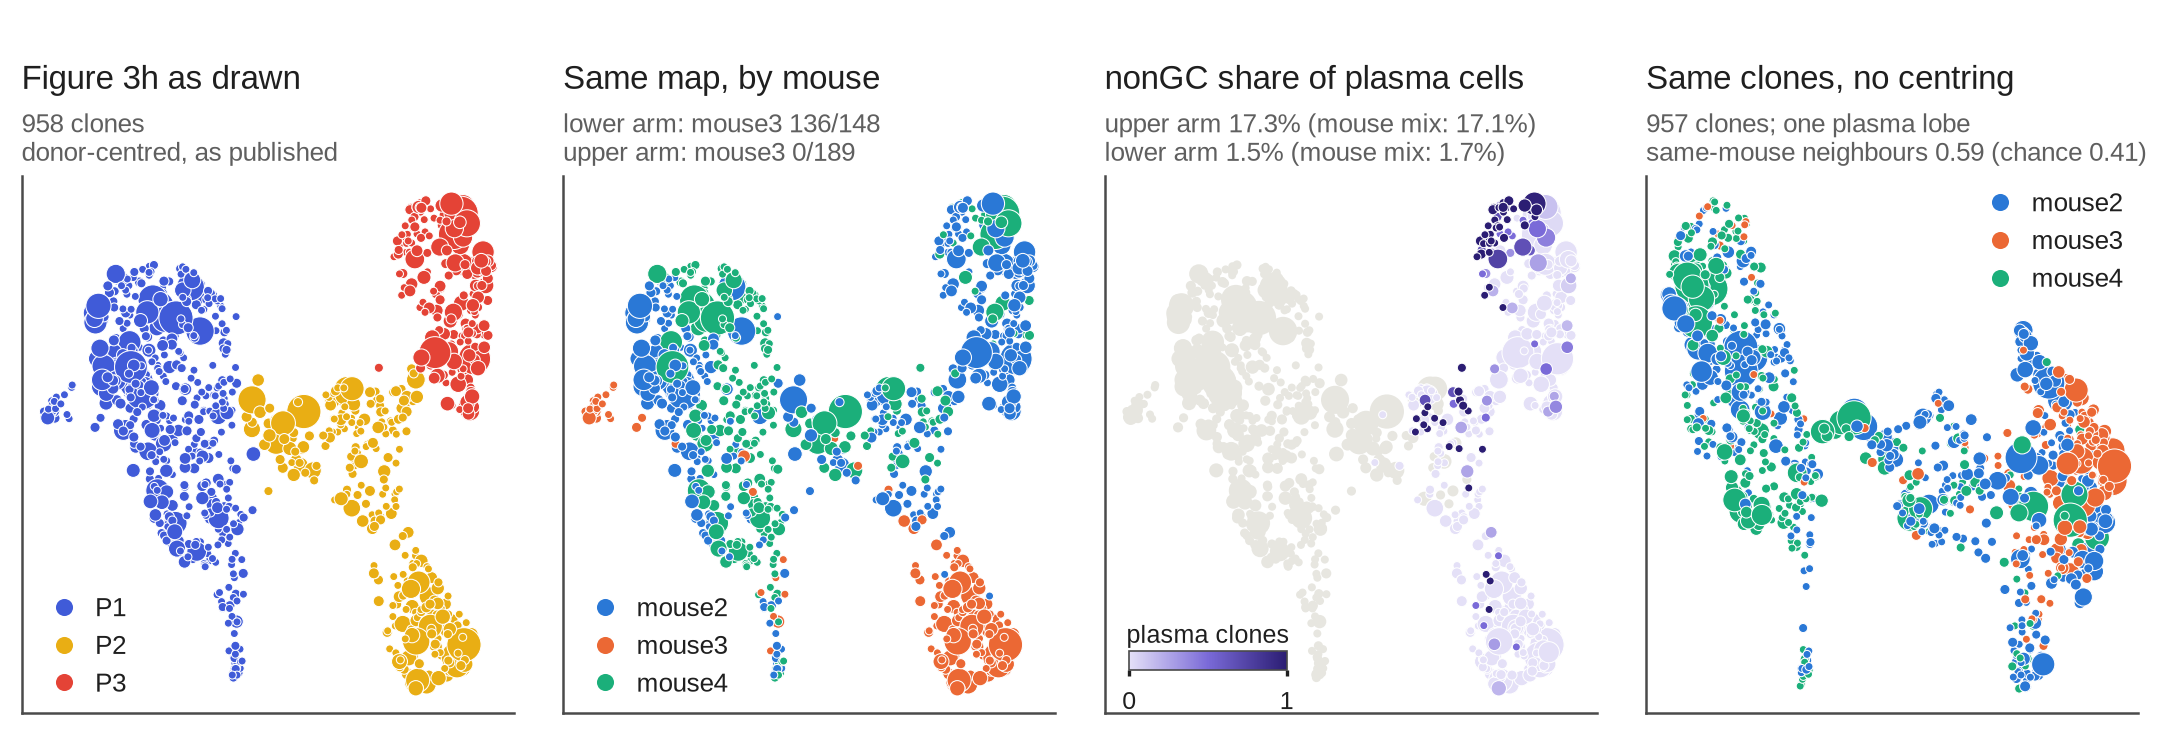

This chart was generated by the following Python code:
#!/usr/bin/env python
"""Figure 3h re-coloured: programme, mouse, nonGC share among plasma cells; plus the same clones uncentred.

Run check_plasma_arms.py first (numbers in allB_threadfin/story/plasma_arms_check.json).
Output: plasma_arms_by_mouse.{png,pdf}
"""
from __future__ import annotations

import json
from pathlib import Path

import matplotlib
matplotlib.use("Agg")
import matplotlib.pyplot as plt
import numpy as np
import pandas as pd
from matplotlib.colors import LinearSegmentedColormap
from matplotlib.lines import Line2D

HERE = Path(__file__).resolve().parent
ROOT = HERE.parents[3]
ORIG = ROOT / "case_studies" / "results" / "gut_gc_reporter"
ALLB = HERE / "allB_threadfin"

PROG = {"P1": "#405BD8", "P2": "#E9AE14", "P3": "#E44336"}          # Figure 3 g-h colours
MOUSE = {"mouse2": "#2a78d6", "mouse3": "#eb6834", "mouse4": "#1baf7a"}  # as in allB_centring_check
GREY, INK, MUTED = "#e7e6e0", "#1f1f1f", "#5f5f5f"
RAMP = LinearSegmentedColormap.from_list("nongc", ["#e4e0f7", "#7a6ad8", "#2b1d73"])

plt.rcParams.update({"font.family": "sans-serif",
                     "font.sans-serif": ["Arial", "Liberation Sans", "DejaVu Sans"],
                     "font.size": 7, "axes.linewidth": 0.6, "axes.edgecolor": "#4a4a4a",
                     "svg.fonttype": "none", "pdf.fonttype": 42})


def size(n):
    return 1.5 + 1.1 * np.minimum(n, 60)


def frame(ax, title, sub):
    ax.set_xticks([]); ax.set_yticks([])
    for s in ("top", "right"):
        ax.spines[s].set_visible(False)
    ax.set_title(title, fontsize=8, color=INK, pad=21, loc="left")
    ax.text(0, 1.015, sub, transform=ax.transAxes, fontsize=6.3, color=MUTED, va="bottom", ha="left")


def legend(ax, items, loc="lower left"):
    h = [Line2D([], [], ls="", marker="o", ms=4.5, mfc=c, mec="white", mew=0.4, label=l) for l, c in items]
    ax.legend(handles=h, loc=loc, frameon=False, fontsize=6.3, handletextpad=0.2, borderaxespad=0.2,
              labelcolor=INK)


def main():
    chk = json.loads((ALLB / "story" / "plasma_arms_check.json").read_text())["figure_3_run"]
    tab = pd.read_csv(ORIG / "clone_table.csv")
    cells = pd.read_csv(ORIG / "cells.csv.gz")
    cells["gc_sort"] = cells["sample"].str.split("_").str[-1]
    pc = cells[cells["celltype"] == "plasma"].groupby("clone_id")["gc_sort"]
    tab["pc_nonGC"] = tab["clone_id"].map(pc.apply(lambda s: (s == "nonGC").mean()))
    plasma = (tab["celltype:plasma"] >= 0.5) & tab["clone_programme"].isin(["P2", "P3"])
    unc = pd.read_csv(ALLB / "none" / "clone_table.csv")

    fig, axs = plt.subplots(1, 4, figsize=(7.2, 2.45))
    fig.subplots_adjust(left=0.01, right=0.99, top=0.76, bottom=0.03, wspace=0.10)
    order = tab.sample(frac=1, random_state=1).index

    ax = axs[0]
    t = tab.loc[order]
    ax.scatter(t.x, t.y, s=size(t.n_cells), c=t.clone_programme.map(PROG).fillna(GREY), lw=0.25, ec="white")
    frame(ax, "Figure 3h as drawn", f"{len(tab)} clones\ndonor-centred, as published")
    legend(ax, list(PROG.items()))

    ax = axs[1]
    ax.scatter(t.x, t.y, s=size(t.n_cells), c=t.donor.map(MOUSE), lw=0.25, ec="white")
    r = chk["region_by_mouse"]
    low, up = r["lower arm (P2)"], r["upper arm (P3)"]
    frame(ax, "Same map, by mouse",
          f"lower arm: mouse3 {low['mouse3']}/{sum(low.values())}\nupper arm: mouse3 {up['mouse3']}/{sum(up.values())}")
    legend(ax, list(MOUSE.items()))

    ax = axs[2]
    ax.scatter(tab.x[~plasma], tab.y[~plasma], s=size(tab.n_cells[~plasma]), c=GREY, lw=0)
    p = tab[plasma].sort_values("pc_nonGC")
    sc = ax.scatter(p.x, p.y, s=size(p.n_cells), c=p.pc_nonGC, cmap=RAMP, vmin=0, vmax=1, lw=0.25, ec="white")
    q = chk["region_nonGC"]
    frame(ax, "nonGC share of plasma cells",
          f"upper arm {q['upper arm (P3)']['observed_nonGC_share']:.1%} (mouse mix: "
          f"{q['upper arm (P3)']['expected_from_mouse_only']:.1%})\nlower arm "
          f"{q['lower arm (P2)']['observed_nonGC_share']:.1%} (mouse mix: {q['lower arm (P2)']['expected_from_mouse_only']:.1%})")
    cax = ax.inset_axes([0.05, 0.08, 0.32, 0.035])
    cb = fig.colorbar(sc, cax=cax, orientation="horizontal", ticks=[0, 1])
    cb.ax.tick_params(labelsize=6, length=1.5, colors=INK); cb.outline.set_linewidth(0.4)
    cb.ax.set_title("plasma clones", fontsize=6, color=INK, pad=2)

    ax = axs[3]
    u = unc.sample(frac=1, random_state=1)
    ax.scatter(u.x, u.y, s=size(u.n_cells), c=u.donor.map(MOUSE), lw=0.25, ec="white")
    mix = json.loads((ALLB / "summary.json").read_text())["variants"]["none"]["donor_mixing_plasma_clones"]
    frame(ax, "Same clones, no centring", f"{len(unc)} clones; one plasma lobe\n"
          f"same-mouse neighbours {mix['observed']:.2f} (chance {mix['null_mean']:.2f})")
    legend(ax, list(MOUSE.items()), loc="upper right")

    for ext in ("png", "pdf"):
        fig.savefig(HERE / f"plasma_arms_by_mouse.{ext}", dpi=300)
    print("wrote", HERE / "plasma_arms_by_mouse.png")


if __name__ == "__main__":
    main()
